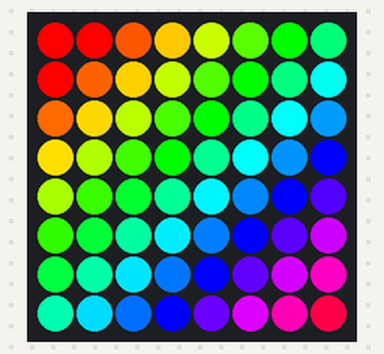
Simulated run of this program. Board: Raspberry Pi (BCM pin numbers) with a Sense HAT. Shown: the Sense HAT's 8×8 RGB LED matrix. What the program prints to the terminal is not drawn.

Above: at 5.1 s.

Measured:
- what the display in image 0 shows lasts 1.0 s, from 5.0 s to 6.0 s

The program:

Rainbow_Flashing__VERY_FAST_.py
```python
#!/usr/bin/python
from time import sleep
import time
from sense_hat import SenseHat

sense = SenseHat()
sense.clear() #Fresh Start

pixels = [
    [255, 0, 0], [255, 0, 0], [255, 87, 0], [255, 196, 0], [205, 255, 0], [95, 255, 0], [0, 255, 13], [0, 255, 122],
    [255, 0, 0], [255, 96, 0], [255, 205, 0], [196, 255, 0], [87, 255, 0], [0, 255, 22], [0, 255, 131], [0, 255, 240],
    [255, 105, 0], [255, 214, 0], [187, 255, 0], [78, 255, 0], [0, 255, 30], [0, 255, 140], [0, 255, 248], [0, 152, 255],
    [255, 223, 0], [178, 255, 0], [70, 255, 0], [0, 255, 40], [0, 255, 148], [0, 253, 255], [0, 144, 255], [0, 34, 255],
    [170, 255, 0], [61, 255, 0], [0, 255, 48], [0, 255, 157], [0, 243, 255], [0, 134, 255], [0, 26, 255], [83, 0, 255],
    [52, 255, 0], [0, 255, 57], [0, 255, 166], [0, 235, 255], [0, 126, 255], [0, 17, 255], [92, 0, 255], [201, 0, 255],
    [0, 255, 66], [0, 255, 174], [0, 226, 255], [0, 117, 255], [0, 8, 255], [100, 0, 255], [210, 0, 255], [255, 0, 192],
    [0, 255, 183], [0, 217, 255], [0, 109, 255], [0, 0, 255], [110, 0, 255], [218, 0, 255], [255, 0, 183], [255, 0, 74]
]

print("WARNING: If you have epilepsy, or have had a seizure due to flashing lights or patterns, it is crucial that you exit this program now! Otherwise, wait for this program to run with flying colors. Haha...ha...ha, did you like my joke?")
sleep(5)

try:
    while True:
        sense.set_pixels(pixels)
        sleep(1)
        sense.clear()
        sleep(1)
except KeyboardInterrupt:
    sense.clear()
```
